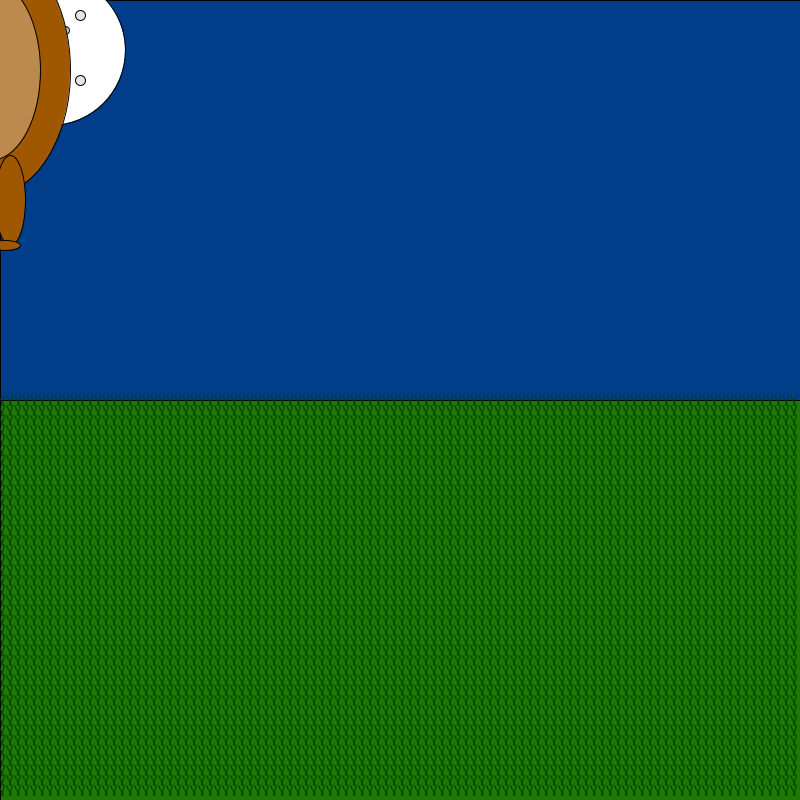
Frame 1 (no input)
Frame 60 (the mouse pressed at the canvas centre just before this capture): identical to frame 1, image omitted
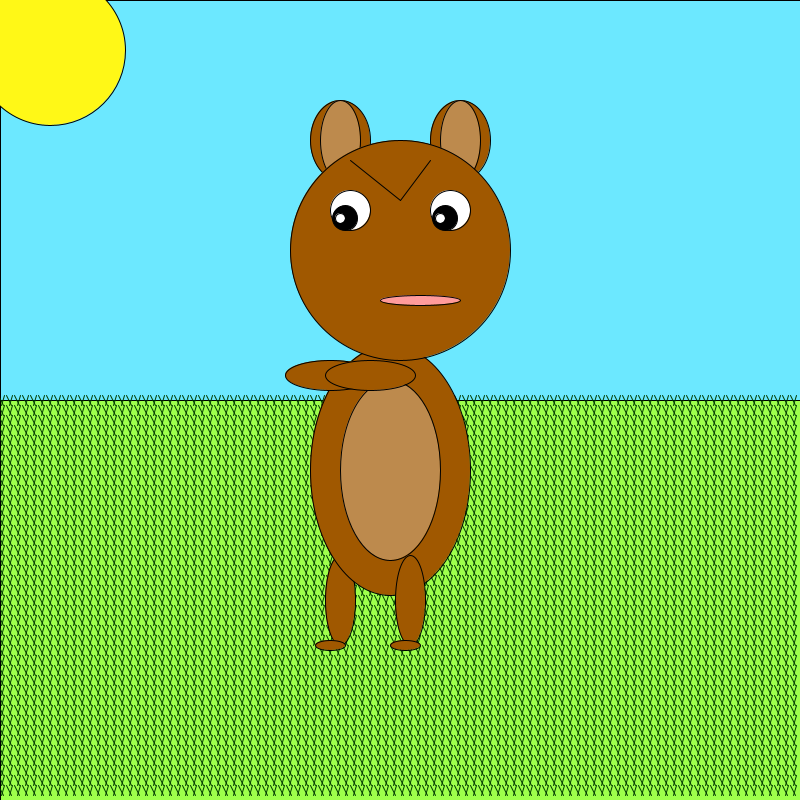
Frame 120 (the mouse held since frame 60 and released just before this capture)

The Processing sketch that drew these frames (run headless with seeded random() and noise(); from frame 60 on, the mouse is pressed at the canvas centre):

// Processing sketch: processing_23545
// ── processing_23545.pde


void setup () { 
//runs once
//setup size, smoothing etc
smooth();
size(800,800);
}


void draw () {
background (255);

if (mouseX<400){
// Night background
fill(0,62,137);
rect(0,0,800,400);
fill(30,121,0);
rect(0,400,800,400);

//moon
fill(255);
ellipse(50,50,150,150);
fill(200);
ellipse(55, 55, 25, 25);
ellipse(65, 30, 8, 8);
ellipse(15, 55, 10, 10);
fill(230);
ellipse(80, 15, 10, 10);
ellipse(5, 5, 15, 15);
ellipse(80, 80, 10, 10);
ellipse(50, 100, 7, 7);}

else
{// day background
fill(108,232,255);
rect(0,0,800,400);
fill(158,255,75);
rect(0,400,800,400);
fill(158,255,75);
rect(0,400,800,400);
 

//sun
fill(255,248,23);
ellipse(50,50,150,150); }

 
//grass
//using both forloops to draw both sides of the grass

 
stroke (1,59,0);
for (int xp=1; xp<800; xp+=8)

for (int yp=405; yp<800; yp+=10){
 
line(xp,yp,xp+3,yp-10);
line(xp+2, yp, xp-3, yp-10);
 }

int x=mouseX;
int y=mouseY;
  
stroke (0);
  //legs1
fill(160,88,0);
ellipse(x-60, y+200, 30, 90);
ellipse(x-70, y+245, 30,10);

 //body


ellipse(x-10,y+70,160,250);
fill(255,77);
ellipse(x-10,y+70,100,180);
fill(160,88,0);

//ears
 
ellipse (x-60,y-260, 60,80);
ellipse (x+60, y-260,60,80);
fill(255,77);
ellipse (x-60, y-260,40,80);
ellipse (x+60, y-260,40,80);
 
//head
fill(160,88,0);
ellipse (x, y-150, 220, 220);
 

 
if (keyPressed) {
  //Crazy eyes
fill(255);
ellipse (x-50,y-190,60,60);
ellipse (x+50, y-190, 30,30);
fill(0);
ellipse (x-55,y-182,35,35);
ellipse (x+45,y-182,10,10);
fill(255);
ellipse (x-60,y-182,20, 20);
ellipse (x+40,y-182,4,4);

}
else {//eyes
fill(255);
ellipse (x-50,y-190,40,40);
ellipse (x+50, y-190, 40,40);
fill(0);
ellipse (x-55,y-182,25,25);
ellipse (x+45,y-182,25,25);
fill(255);
ellipse (x-60,y-182,10, 10);
ellipse (x+40,y-182,10,10);
 }
 
 //eyebrows
line (x-50,y-240,x,y-200);
line (x+30,y-240,x,y-200);

if (mousePressed){
  //mouth closed
fill(255,155,155);
ellipse (x+20,y-100,80,10);}
else { 
//mouth
fill(255,155,155);
ellipse (x+20,y-100,80,50);
//Teeth
//triangle(x1, y1, x2, y2, x3, y3);
fill(255);
triangle (x+20, y-120, x, y-120, x+10, y-100);
triangle (x+40, y-120, x+20,y-120, x+30, y-100);
triangle (x+25, y-80, x+5, y-80, x+15, y-100);
triangle (x+45, y-80, x+25, y-80, x+35, y-100);
 }
 

//arms
fill(160,88,0);
ellipse(x-70, y-25, 90, 30);
ellipse(x-30, y-25, 90, 30);
 
//legs2
ellipse(x+10, y+200, 30,90);
ellipse(x+5, y+245, 30,10);


}
